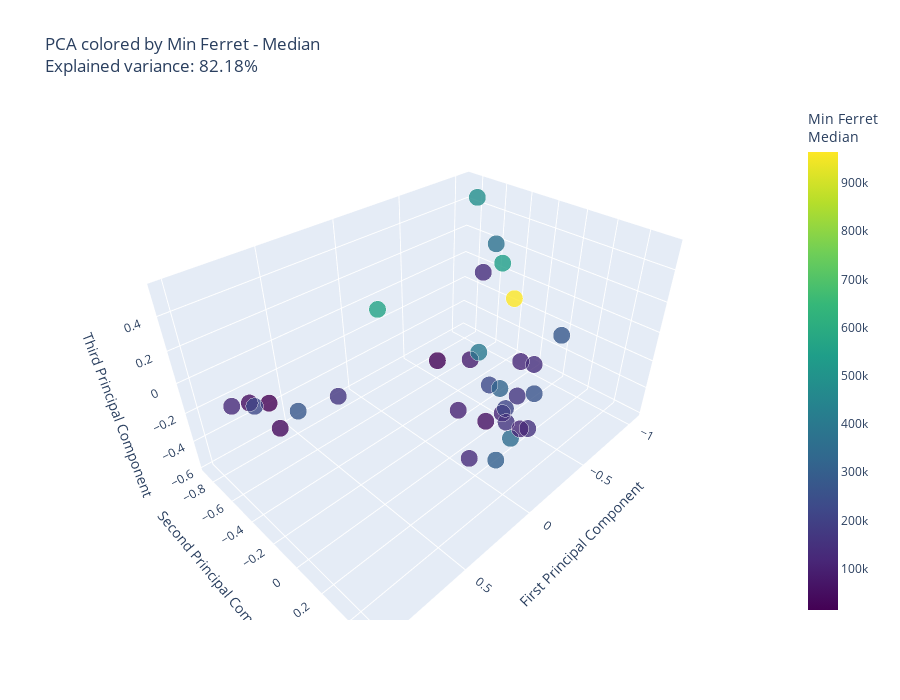

The cell this chart's notebook holds for it:
### Markdown cell above
## Min Ferret Metrics

### Code cell
# Min Ferret - Median
metric_values = Y[:, 0, 4]
fig = create_pca_plot(metric_values, 'Min Ferret', 'Median', samples, encodings_3d, pca)
print(f"Min Ferret - Median range: {metric_values.min():.4f} to {metric_values.max():.4f}")
fig.show()
